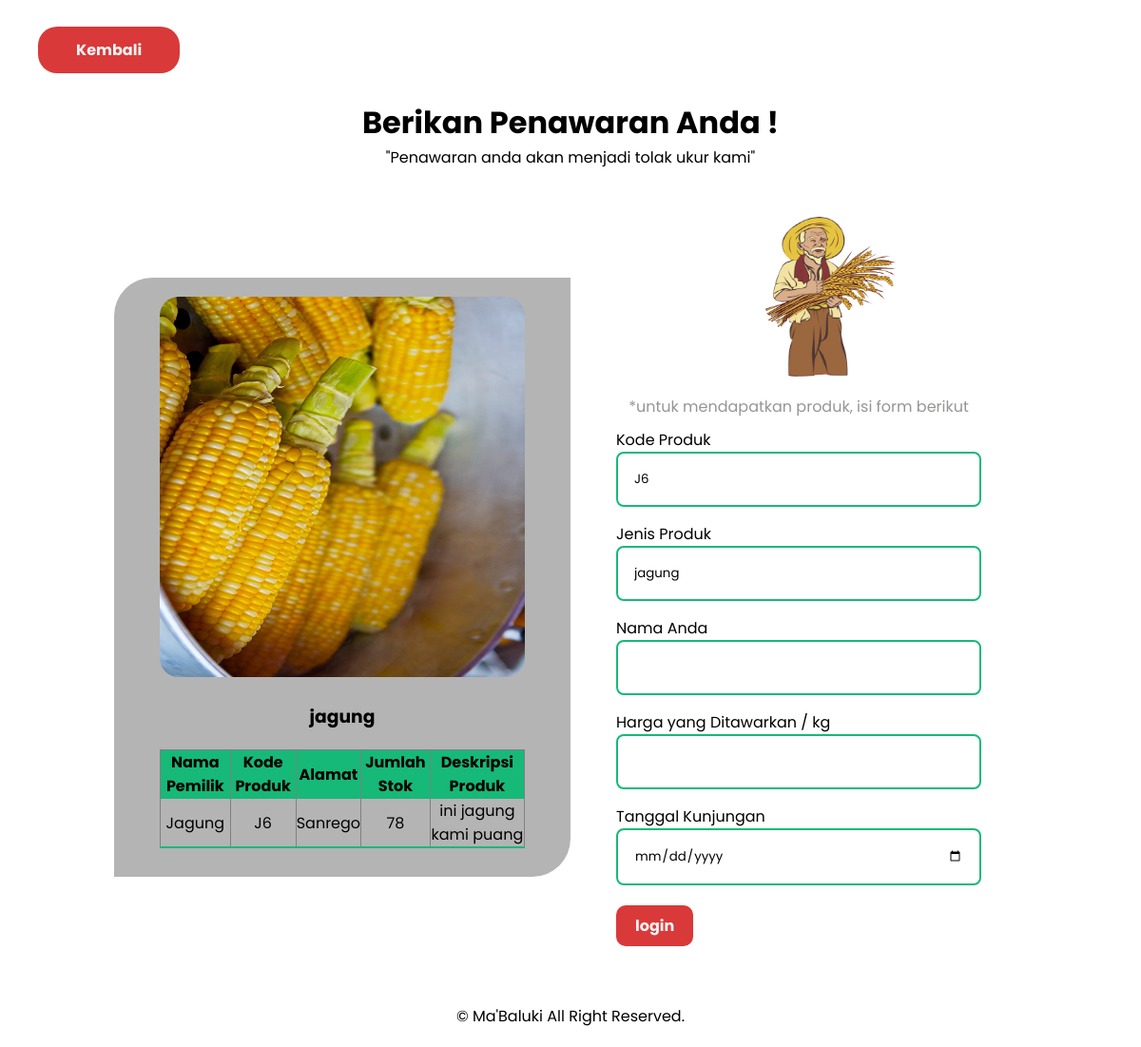
/form.php?id=48, run on the app's committed database.
### tables this page shows
CREATE TABLE `produk` (
  `id` int(11) NOT NULL,
  `nama_produk` varchar(50) NOT NULL,
  `kode_produk` varchar(21) NOT NULL,
  `jenis_produk` varchar(21) NOT NULL,
  `alamat` varchar(50) NOT NULL,
  `jumlah` int(5) NOT NULL,
  `gambar` varchar(100) NOT NULL,
  `deskripsi` varchar(100) NOT NULL,
  `id_user` int(11) NOT NULL
);

### function.php (called while the page is built, shortened)
<?php
    $hostname = "localhost";
    $username = "root";
    $password =  "";
    $nama_database = "project";
    $konek = mysqli_connect($hostname, $username, $password, $nama_database);
    function show_one($id){
        global $konek;
        $query = "SELECT * FROM produk WHERE id = '$id'";
        $hasil = mysqli_query($konek, $query);
        return mysqli_fetch_assoc($hasil);
    }
?>

### form.php (the view, shortened to what this page needs)
<?php
    include "function.php";
    if(isset($_GET['id'])){
        $hasil = show_one($_GET['id']);
    }
?>
<!DOCTYPE html>
<html lang="en">
<head>
    <link rel="stylesheet" href="https://cdn.jsdelivr.net/npm/boxicons@latest/css/boxicons.min.css">
     <link rel="stylesheet" href="css/style.css">
</head>
<body>
    <div class="kembali">
        <a href="user/index.php">Kembali</a>
    </div>
    <div class="pembuka">
        <h1>Berikan Penawaran Anda !</h1>
        <p>"Penawaran anda akan menjadi tolak ukur kami"</p>
    </div>
    <section id="form-input">
        <div class="form">
            <div class="produk">
                <div class="img-produk">
                    <img src="img/<?= $hasil['gambar'] ?>" alt="">
                </div>
                <h3><?= $hasil['jenis_produk'];?></h3>
                <div class="deskripsi-produk">
                    <table border="1" class="table-form">
                        <th>Nama Pemilik</th>
                        <th>Kode Produk</th>
                        <th>Alamat</th>
                        <th>Jumlah Stok</th>
                        <th>Deskripsi Produk</th>
                        <tr>
                            <td><?= $hasil['nama_produk'];?></td>
                            <td><?= $hasil['kode_produk'];?></td>
                            <td><?= $hasil['alamat'] ?></td>
                            <td><?= $hasil['jumlah'] ?></td>
                            <td><?= $hasil['deskripsi'] ?></td>
                        </tr>
                    </table>
                </div>
            </div>
            <div class="survey">
                <img src="img/petani.png" alt="" width="100%" height="300px
                ">
                <p style="text-align: center; color: rgba(99, 99, 96, 0.677); margin: 10px 0;">*untuk mendapatkan produk, isi form berikut</p>
                <form action="" method="post">
                    <label for="">Kode Produk</label>
                    <input type="text" readonly value="<?= $hasil['kode_produk'];?>" name="kode">
                    <label for="">Jenis Produk</label>
                    <input type="text" readonly value="<?= $hasil['jenis_produk'];?>" name="jenis">
                    <label for="nama">Nama Anda</label>
                    <input type="text" id="nama" name="namap" required>
                    <label for="harga">Harga yang Ditawarkan / kg</label>
                    <input type="number" id="harga" name="price" required>
                    <label for="tanggal">Tanggal Kunjungan</label>
                    <input type="date" id="tanggal" name="tgl" required>
                    <?php if(isset($_SESSION['ulogin']))
                    { ?>
                    <button type="submit" class="cirim" name="cirim">Kirim</button>
                    <div class="informasi-p">
                        <a href="index2.php">*Info Penawaran</a>
                    </div>
                    <?php } else { ?>
                        <div class="login-dulu">
                            <a href="auth/login.php">login</a>
                        </div>
                    <?php } ?>
                </form>
            </div>
        </div>
    </section>
    <div class="copyright">
        <p>&#169; Ma'Baluki All Right Reserved.</p>
    </div>
</body>
</html>

### css/style.css (style rules this page uses)
* { margin: 0; padding: 0; box-sizing: border-box; scroll-padding-top: 2rem; list-style: none; text-decoration: none; scroll-behavior: smooth; font-family: 'Poppins', sans-serif; }
:root { --main-color: #16b978; --second-color: #081b54; }
section { padding: 50px 10%; }
img { width: 100%; }
form input, textarea { width: 100%; padding: 17px; border-radius: 0.5rem; outline: none; margin-bottom: 1rem; border: 2px solid var(--main-color); box-shadow: 0 4px 4px 2px rgb(14, 55, 54 / 15%); }
form input::placeholder, textarea::placeholder { color: var(--main-color); }
.copyright { padding: 20px; text-align: center; }
.kembali { margin: 40px 40px; }
.kembali a { background-color: rgb(217, 57, 57); padding: 13px 40px; color: #f3f3f3; text-align: center; font-weight: 700; border-radius: 20px; }
#form-input { width: 100%; overflow: hidden; }
.pembuka { width: 100%; margin-top: 30px; text-align: center; }
.form { display: flex; height: 100%; align-items: center; }
.produk { width: 50%; background-color: #b4b4b4; padding-bottom: 30px; border-top-left-radius: 40px; border-bottom-right-radius: 40px; }
.produk h3 { text-align: center; margin: 20px 0; }
.img-produk { width: 80%; margin: auto; }
.img-produk img { width: 100%; height: 400px; margin-top: 20px; border-radius: 20px; }
.deskripsi-produk { width: 80%; margin: auto; margin-top: 20px; }
.deskripsi-produk table { border-collapse: collapse; text-align: center; border-bottom: 2px solid #16b978 ; }
.deskripsi-produk table th { background-color: #16b978; }
.survey { width: 40%; margin: auto; }
.survey img { margin-left: 30px; position: relative; width: 50%; height: 170px; margin-left: 130px; }
.login-dulu { margin-top: 14px; }
.login-dulu a { color: #f3f3f3; padding: 10px 20px; background: rgb(217, 57, 57); font-weight: 700; border-radius: 10px; }

### data on the page
produk: gambar (picture), jenis_produk "jagung", nama_produk "Jagung", kode_produk "J6", alamat "Sanrego", jumlah "78", deskripsi "ini jagung kami puang", kode "J6", jenis "jagung"
